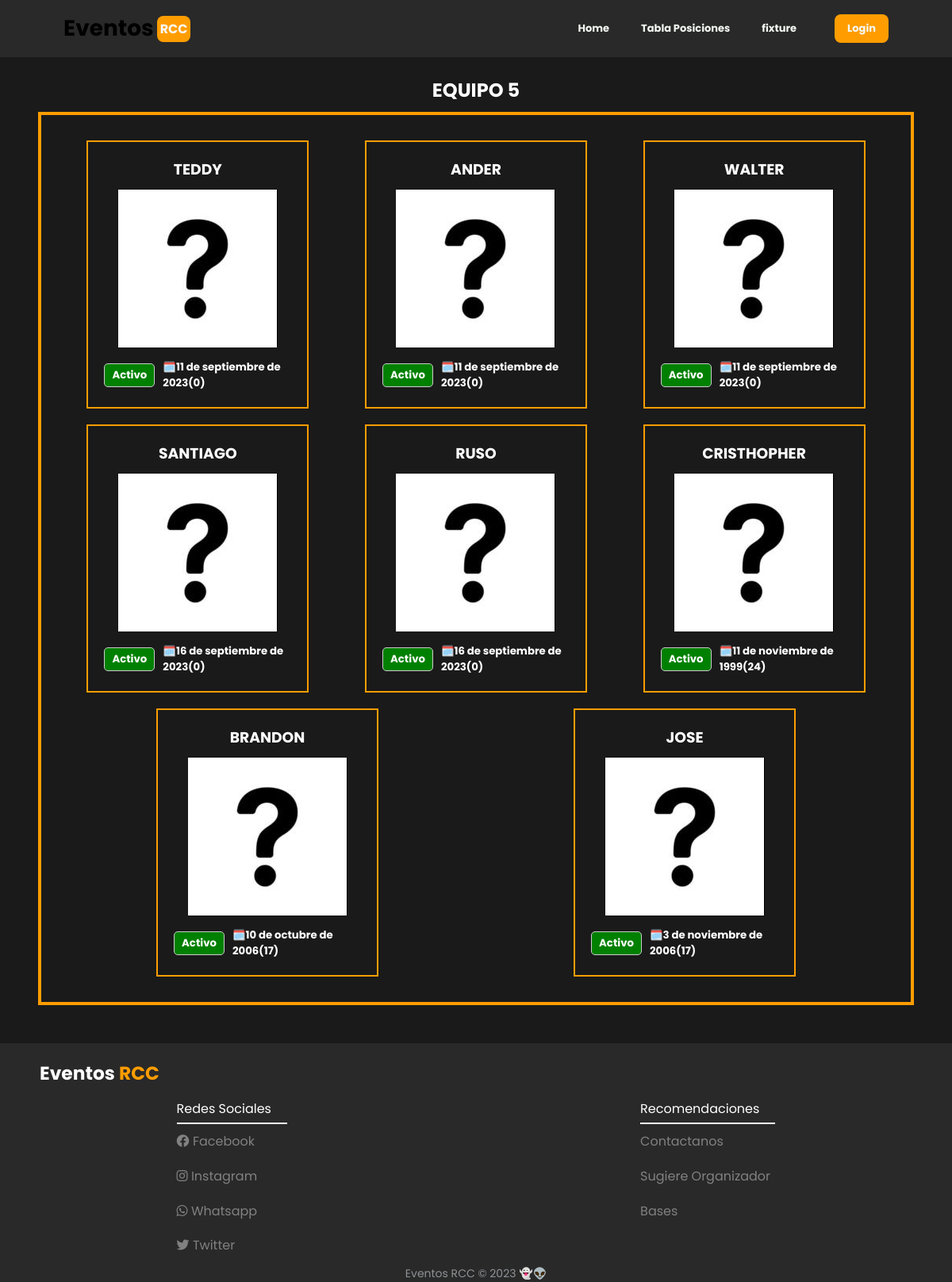
Screenshot of /equipos/miequipo/2 with the database file from the repository.
### equipos/models.py (models this page shows, shortened)
class Equipo(Model):
    Nombre=models.CharField(max_length=100,unique=True)
    delegado=models.ForeignKey(User,on_delete=models.CASCADE)
    foto_equipo=models.ImageField(upload_to='equipos' , null=True , blank=True)
    logo=models.ImageField(upload_to='logo_equipos', default='media/default.png')
    campeonato=models.ForeignKey(Campeonato , on_delete=models.CASCADE)

class Jugadores(Model):
    Nombre=models.CharField(max_length=100)
    apellidos=models.CharField(max_length=100)
    fecha_nacimiento=models.DateField()
    estado=models.BooleanField(default=True)
    imagen_dni=models.ImageField(upload_to='jugadores' , default='media/default.png')
    equipo=models.ForeignKey(Equipo,on_delete=models.CASCADE)
    goles_max=models.IntegerField(default=0)

### equipos/views.py (the view)
# urls.py: path('miequipo/<int:equipo_id>',mi_equipo,name='equipo-id')
def mi_equipo(request,equipo_id):
    equipo=Equipo.objects.get(id=equipo_id)
    jugadores=Jugadores.objects.all().filter(equipo__id=equipo_id)
    fecha_actual=date.today()
    fecha=fecha_actual.year
    edad_jugadores={}
    for jugador in jugadores:
        print(jugador.fecha_nacimiento.year)
        print(fecha)
        a=abs(jugador.fecha_nacimiento.year-fecha)
        edad_jugadores[jugador.id]=a
    return render(request,'equipo_id.html',{
        "equipo":equipo,
        "jugadores":jugadores,
        "edad_jugadores":edad_jugadores
        })

### equipos/templates/equipo_id.html (shortened to what this page needs)
<!DOCTYPE html>
{% extends "index.html" %}
{% load static %}
{%block head%}
    <link rel="stylesheet" href="{% static 'css/miequipo.css' %}">
{%endblock%}
{%block header%}
    {%include "header.html" %}
{%endblock%}
{{% block content %}
<section>
    <div class="sec-titulo">
        <h2>{{equipo.Nombre}}</h2>
    </div>
    <div class="container-info-jugador">
        {% if jugadores %}
            {% for jugador in jugadores %}
                <div class="container-datos-jugador">
                    <div class="nombre">
                        <h3>{{jugador.Nombre}}</h3>
                    </div>
                    <div class="img-jugador">
                        <img src="{{equipo.logo.url}}" alt="logo">
                    </div>
                    <div class="barra-fecha">
                        <div class="estado-barra {% if jugador.estado %}activo{% else %}inactivo{% endif %}">
                            <h5>{{ jugador.estado|yesno:"Activo,Inactivo" }}</h5>
                        </div>
                        {% for key,value in edad_jugadores.items %}
                            {% if jugador.id == key%}
                                <h5>🗓️{{jugador.fecha_nacimiento}}({{value}})</h5>
                            {% endif %}
                        {% endfor %}
                    </div>
                </div>
            {% endfor %}
        {% else %}
                <h4>Sin Participantes</h4>
        {% endif %}
    </div>
</section>
{% endblock%}}
{%block footer%}
    {%include "footer.html"%}
{%endblock%}

### static/css/miequipo.css (style rules this page uses)
section { padding:3rem; }
.sec-titulo { display: flex; align-items: center; justify-content: center; padding-bottom: 10px; text-transform: uppercase; }
.estado-barra { border: 1px solid #ccc; max-width :4rem; display: flex; justify-content: center; align-items: center; border-radius: 5px; }
.estado-barra h5 { padding: 4px 10px; }
.activo { background-color: green; color: white; }
.nombre { display: flex; align-items: center; justify-content: center; text-transform: uppercase; }
.container-info-jugador { display: flex; justify-content: space-around; padding: 2rem 2rem 2rem 2rem; gap: 20px; flex-wrap: wrap; border: 4px solid #ff9d00; }
.barra-fecha { display: flex; align-items: center; justify-content: space-around; gap: 10px; padding: 5px 0px 0px 0px; }
.container-datos-jugador { display: flex; flex-direction: column; padding: 20px 20px ; border: 2px solid #ff9d00; max-width: 280px; min-width: 270px; gap: 5px; }
.img-jugador { display: flex; align-items: center; justify-content: center; padding: 5px 0px; }

### campeonato/templates/index.html (style rules this page uses)
* { margin: 0; padding: 0; box-sizing: border-box; font-family: 'Poppins',sans-serif; }
body { margin: 3rem 0 0 0; padding: 0; background-color: #1a1a1a; color: #fff; }

### rows the page displays
Equipo: Nombre "EQUIPO 5"
Jugadores: Nombre "TEDDY", logo (placeholder picture), estado "Activo", fecha_nacimiento "11 de septiembre de 2023", edad_jugadores "0"
Jugadores: Nombre "ANDER", logo (placeholder picture), estado "Activo", fecha_nacimiento "11 de septiembre de 2023", edad_jugadores "0"
Jugadores: Nombre "WALTER", logo (placeholder picture), estado "Activo", fecha_nacimiento "11 de septiembre de 2023", edad_jugadores "0"
Jugadores: Nombre "SANTIAGO", logo (placeholder picture), estado "Activo", fecha_nacimiento "16 de septiembre de 2023", edad_jugadores "0"
Jugadores: Nombre "RUSO", logo (placeholder picture), estado "Activo", fecha_nacimiento "16 de septiembre de 2023", edad_jugadores "0"
Jugadores: Nombre "CRISTHOPHER", logo (placeholder picture), estado "Activo", fecha_nacimiento "11 de noviembre de 1999", edad_jugadores "24"
Jugadores: Nombre "BRANDON", logo (placeholder picture), estado "Activo", fecha_nacimiento "10 de octubre de 2006", edad_jugadores "17"
Jugadores: Nombre "JOSE", logo (placeholder picture), estado "Activo", fecha_nacimiento "3 de noviembre de 2006", edad_jugadores "17"
